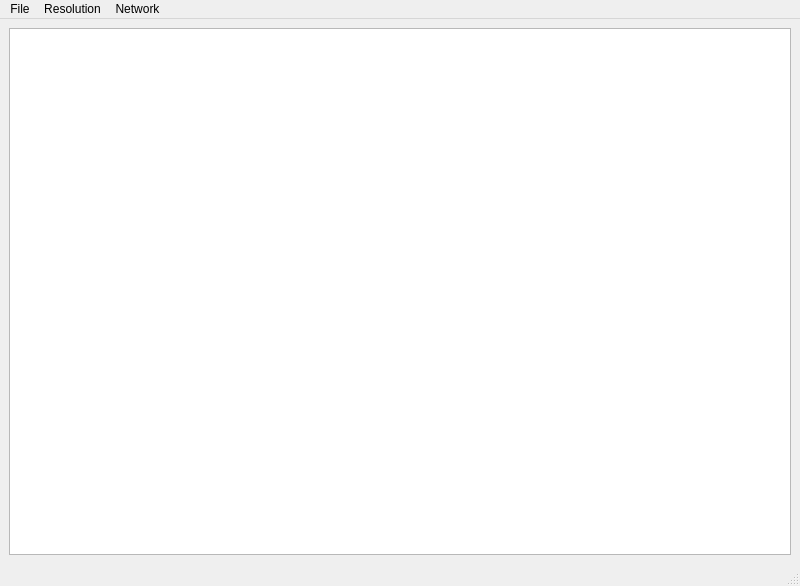
<?xml version="1.0" encoding="UTF-8"?>
<ui version="4.0">
 <class>MainWindow</class>
 <widget class="QMainWindow" name="MainWindow">
  <property name="geometry">
   <rect>
    <x>0</x>
    <y>0</y>
    <width>800</width>
    <height>586</height>
   </rect>
  </property>
  <property name="windowTitle">
   <string>Network Terminal</string>
  </property>
  <widget class="QWidget" name="centralwidget">
   <layout class="QGridLayout" name="gridLayout">
    <item row="0" column="0">
     <widget class="QPlainTextEdit" name="consoleWindow">
      <property name="readOnly">
       <bool>true</bool>
      </property>
     </widget>
    </item>
   </layout>
  </widget>
  <widget class="QMenuBar" name="menubar">
   <property name="geometry">
    <rect>
     <x>0</x>
     <y>0</y>
     <width>800</width>
     <height>21</height>
    </rect>
   </property>
   <widget class="QMenu" name="menuFile">
    <property name="title">
     <string>File</string>
    </property>
    <addaction name="actionUpload_File"/>
   </widget>
   <widget class="QMenu" name="menuResolution">
    <property name="title">
     <string>Resolution</string>
    </property>
    <addaction name="actionResolve_host_Name_To_IP"/>
    <addaction name="actionResolve_IP_To_Host_Name"/>
    <addaction name="actionResolve_Service_Name_To_Port"/>
    <addaction name="actionResolve_Port_To_Service_Name"/>
   </widget>
   <widget class="QMenu" name="menuHelp">
    <property name="title">
     <string>Network</string>
    </property>
    <addaction name="actionConnect_as_Client"/>
    <addaction name="actionConnect_as_Server"/>
    <addaction name="separator"/>
    <addaction name="actionClose_connection"/>
   </widget>
   <addaction name="menuFile"/>
   <addaction name="menuResolution"/>
   <addaction name="menuHelp"/>
  </widget>
  <widget class="QStatusBar" name="statusbar"/>
  <action name="actionResolve_host_Name_To_IP">
   <property name="text">
    <string>Resolve Host Name To IP...</string>
   </property>
  </action>
  <action name="actionResolve_IP_To_Host_Name">
   <property name="text">
    <string>Resolve IP To Host Name...</string>
   </property>
  </action>
  <action name="actionResolve_Service_Name_To_Port">
   <property name="text">
    <string>Resolve Service Name To Port...</string>
   </property>
  </action>
  <action name="actionResolve_Port_To_Service_Name">
   <property name="text">
    <string>Resolve Port To Service Name...</string>
   </property>
  </action>
  <action name="actionTest">
   <property name="text">
    <string>Test</string>
   </property>
  </action>
  <action name="actionConnect_as_Client">
   <property name="text">
    <string>Connect as Client...</string>
   </property>
  </action>
  <action name="actionConnect_as_Server">
   <property name="text">
    <string>Connect as Server...</string>
   </property>
  </action>
  <action name="actionUpload_File">
   <property name="enabled">
    <bool>true</bool>
   </property>
   <property name="text">
    <string>Upload File...</string>
   </property>
  </action>
  <action name="actionClose_connection">
   <property name="text">
    <string>Close connection</string>
   </property>
  </action>
 </widget>
 <resources/>
 <connections/>
</ui>
